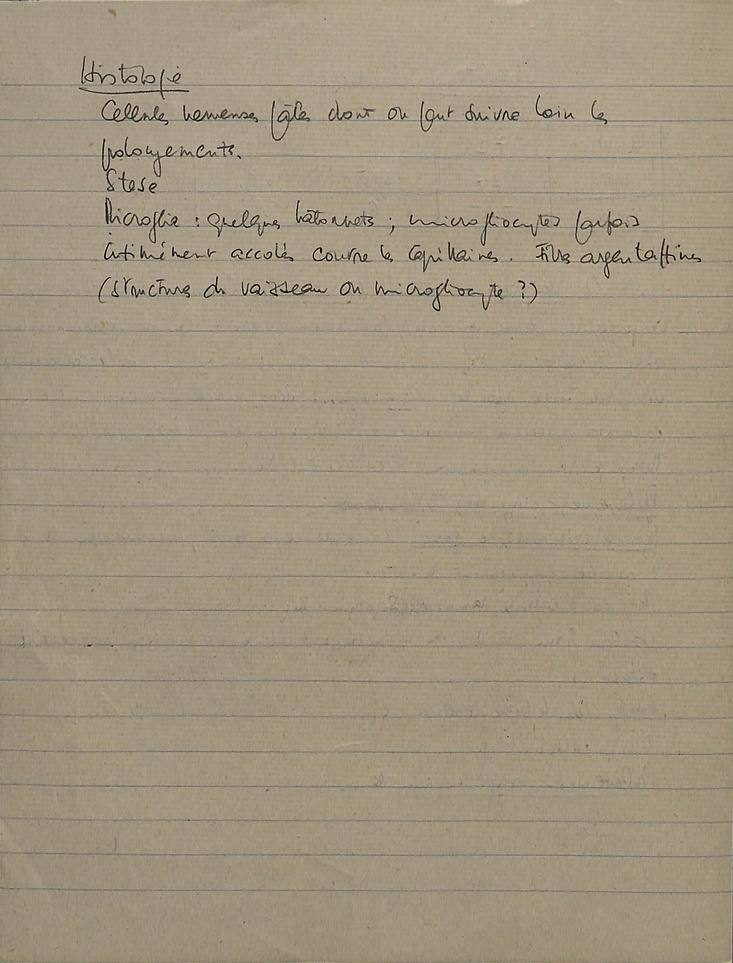
#> input picture data/1948_13891_11_other_histo.jpg, 733 x 963 px, shrunk from 1984 x 2606 before the run
$ python contrast_enhance.py --input_dir data --output_dir out
#> lines starting #> are read from the running program, lines starting #| are printed output that depends on the picture
"""
binarisation.py - Gamma correction sur les images avant fine-tuning ScrabbleGAN
================================================================================

Applique une correction gamma aux images d'un dossier pour améliorer
le contraste avant l'entraînement du GAN.

  gamma < 1 : assombrit l'image (utile si le fond est trop clair)
  gamma > 1 : éclaircit l'image (utile si l'image est trop sombre)

Les fichiers XML (ALTO) associés sont copiés tels quels dans le dossier
de sortie pour conserver les paires image/transcription.

Usage :
    python binarisation.py --input_dir data/ --output_dir data_gamma/
    python binarisation.py --input_dir data/ --output_dir data_gamma/ --gamma 1.2
"""

import argparse
import shutil
import os
import cv2
import numpy as np
from pathlib import Path


EXTENSIONS = (".jpg", ".jpeg", ".png", ".tif", ".tiff")


def gamma_correction(img: np.ndarray, gamma: float) -> np.ndarray:
    """
    Gamma correction sans modifier la géométrie.
    gamma < 1 : assombrit, gamma > 1 : éclaircit.
    """
    img = img.astype(np.float32) / 255.0
    img = np.power(img, gamma)
    return (img * 255.0).clip(0, 255).astype(np.uint8)


def main():
    parser = argparse.ArgumentParser(
        description='Gamma correction sur les images avant fine-tuning ScrabbleGAN',
        formatter_class=argparse.RawDescriptionHelpFormatter,
        epilog="""
Exemples :
  # Assombrir légèrement (gamma < 1)
  python binarisation.py --input_dir data/ --output_dir data_gamma/ --gamma 0.8

  # Éclaircir (gamma > 1)
  python binarisation.py --input_dir data/ --output_dir data_gamma/ --gamma 1.2
        """
    )
    parser.add_argument('--input_dir',  required=True, help='Dossier d\'images en entrée')
    parser.add_argument('--output_dir', required=True, help='Dossier de sortie')
    parser.add_argument('--gamma',      type=float, default=0.8,
                        help='Valeur gamma (défaut: 0.8, <1=assombrit, >1=éclaircit)')
    args = parser.parse_args()

    input_dir  = Path(args.input_dir)
    output_dir = Path(args.output_dir)
    output_dir.mkdir(parents=True, exist_ok=True)

    img_files = [f for f in sorted(input_dir.iterdir())
                 if f.suffix.lower() in EXTENSIONS]
    xml_files = sorted(input_dir.glob("*.xml"))

    print(f"Gamma : {args.gamma}")
    print(f"Images : {len(img_files)}, XML : {len(xml_files)}")

    # Traiter les images
    ok, skipped = 0, 0
    for f in img_files:
        img = cv2.imread(str(f), cv2.IMREAD_GRAYSCALE)
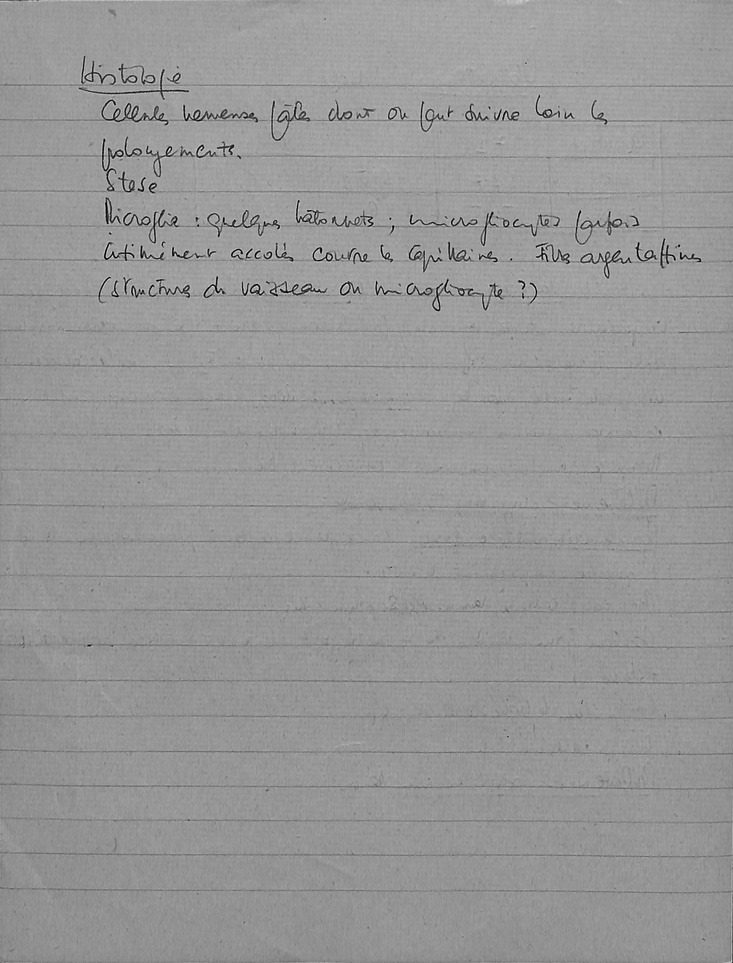
#> img: shape (963, 733); min 0, max 231, mean 150.9
        if img is None:
            print(f"  [!] Impossible de lire {f.name}")
            skipped += 1
            continue
        corrected = gamma_correction(img, args.gamma)
        cv2.imwrite(str(output_dir / f.name), corrected)
        ok += 1
#> pass 2 of the loop in main, `for f in img_files:`:
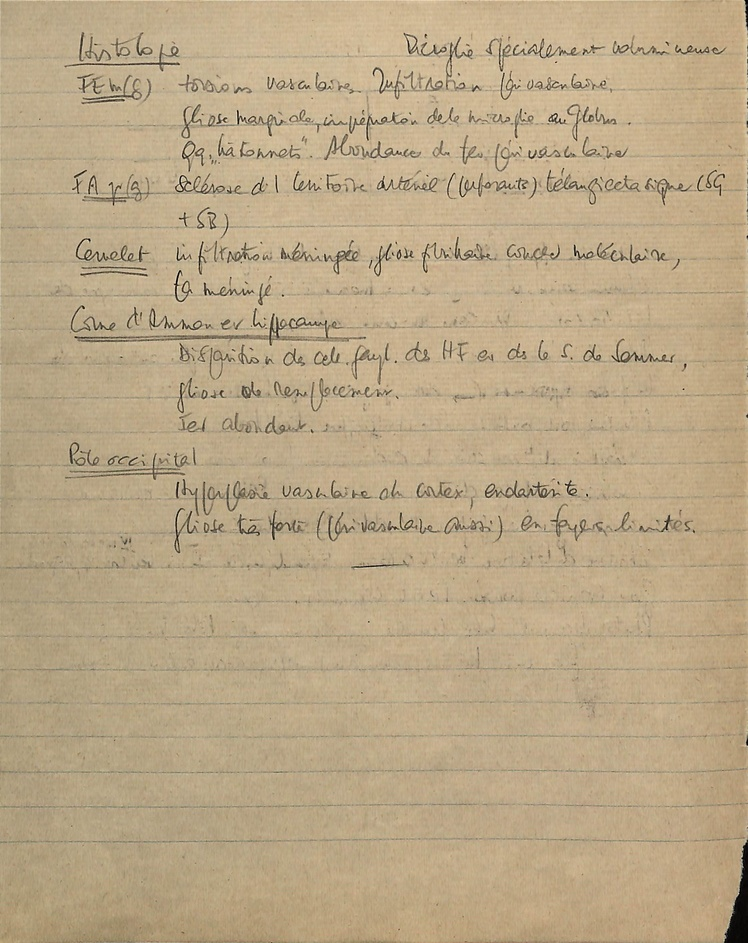
#> input picture data/1949_13510_16_other_histo.jpg, 748 x 943 px, shrunk from 2076 x 2616 before the run
#> in main, `img = cv2.imread(str(f), cv2.IMREAD_GRAYSCALE)`:
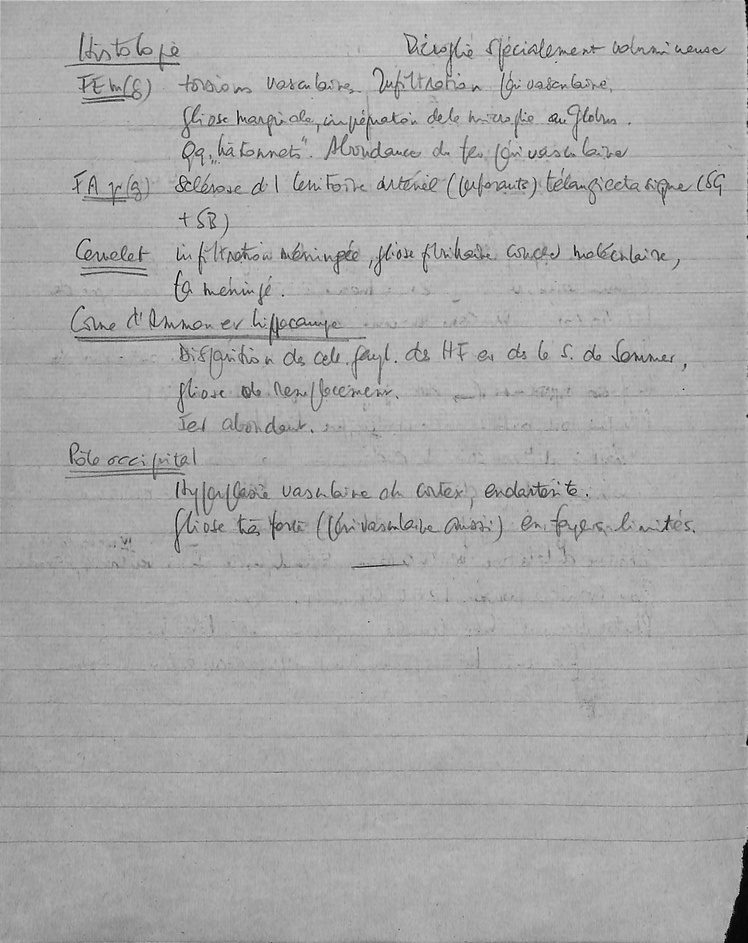
#> img: shape (943, 748); min 0, max 235, mean 169.5

    # Copier les XML tels quels
    for f in xml_files:
        shutil.copy(f, output_dir / f.name)

    print(f"-> {ok} images traitées, {len(xml_files)} XML copiés, {skipped} ignorées")
    print(f"-> {output_dir}")


if __name__ == '__main__':
    main()
